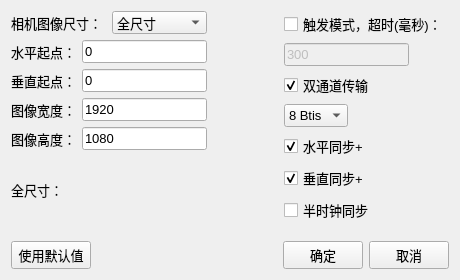
<?xml version="1.0" encoding="UTF-8"?>
<ui version="4.0">
 <class>CameraSettingForm</class>
 <widget class="QWidget" name="CameraSettingForm">
  <property name="windowModality">
   <enum>Qt::WindowModal</enum>
  </property>
  <property name="enabled">
   <bool>true</bool>
  </property>
  <property name="geometry">
   <rect>
    <x>0</x>
    <y>0</y>
    <width>460</width>
    <height>280</height>
   </rect>
  </property>
  <property name="minimumSize">
   <size>
    <width>460</width>
    <height>280</height>
   </size>
  </property>
  <property name="maximumSize">
   <size>
    <width>460</width>
    <height>280</height>
   </size>
  </property>
  <property name="font">
   <font>
    <family>Microsoft YaHei UI</family>
    <pointsize>10</pointsize>
   </font>
  </property>
  <property name="windowTitle">
   <string>通用设置</string>
  </property>
  <property name="windowIcon">
   <iconset resource="resource.qrc">
    <normaloff>:/icon/images/ips.ico</normaloff>:/icon/images/ips.ico</iconset>
  </property>
  <layout class="QGridLayout" name="gridLayout">
   <item row="0" column="0">
    <layout class="QVBoxLayout" name="verticalLayout_6">
     <item>
      <layout class="QHBoxLayout" name="horizontalLayout_9">
       <item>
        <layout class="QVBoxLayout" name="verticalLayout_2">
         <item>
          <layout class="QVBoxLayout" name="verticalLayout">
           <item>
            <layout class="QHBoxLayout" name="horizontalLayout_5">
             <item>
              <widget class="QLabel" name="labelImageSize">
               <property name="text">
                <string>相机图像尺寸：</string>
               </property>
              </widget>
             </item>
             <item>
              <widget class="QComboBox" name="comboBoxSize">
               <item>
                <property name="text">
                 <string>全尺寸</string>
                </property>
               </item>
               <item>
                <property name="text">
                 <string>1/2</string>
                </property>
               </item>
               <item>
                <property name="text">
                 <string>1/4</string>
                </property>
               </item>
               <item>
                <property name="text">
                 <string>1/8</string>
                </property>
               </item>
              </widget>
             </item>
            </layout>
           </item>
           <item>
            <layout class="QHBoxLayout" name="horizontalLayout">
             <item>
              <widget class="QLabel" name="labelHpos">
               <property name="text">
                <string>水平起点：</string>
               </property>
              </widget>
             </item>
             <item>
              <widget class="QLineEdit" name="lineEditHpos">
               <property name="text">
                <string>0</string>
               </property>
              </widget>
             </item>
            </layout>
           </item>
           <item>
            <layout class="QHBoxLayout" name="horizontalLayout_2">
             <item>
              <widget class="QLabel" name="labelVpos">
               <property name="text">
                <string>垂直起点：</string>
               </property>
              </widget>
             </item>
             <item>
              <widget class="QLineEdit" name="lineEditVpos">
               <property name="text">
                <string>0</string>
               </property>
              </widget>
             </item>
            </layout>
           </item>
           <item>
            <layout class="QHBoxLayout" name="horizontalLayout_3">
             <item>
              <widget class="QLabel" name="labelWidth">
               <property name="text">
                <string>图像宽度：</string>
               </property>
              </widget>
             </item>
             <item>
              <widget class="QLineEdit" name="lineEditWidth">
               <property name="text">
                <string>1920</string>
               </property>
              </widget>
             </item>
            </layout>
           </item>
           <item>
            <layout class="QHBoxLayout" name="horizontalLayout_4">
             <item>
              <widget class="QLabel" name="labelHeight">
               <property name="text">
                <string>图像高度：</string>
               </property>
              </widget>
             </item>
             <item>
              <widget class="QLineEdit" name="lineEditHeight">
               <property name="text">
                <string>1080</string>
               </property>
              </widget>
             </item>
            </layout>
           </item>
          </layout>
         </item>
         <item>
          <layout class="QHBoxLayout" name="horizontalLayout_6">
           <item>
            <widget class="QLabel" name="labelFull">
             <property name="text">
              <string>全尺寸：</string>
             </property>
            </widget>
           </item>
           <item>
            <widget class="QLabel" name="labelSize">
             <property name="text">
              <string/>
             </property>
            </widget>
           </item>
          </layout>
         </item>
        </layout>
       </item>
       <item>
        <spacer name="horizontalSpacer_3">
         <property name="orientation">
          <enum>Qt::Horizontal</enum>
         </property>
         <property name="sizeHint" stdset="0">
          <size>
           <width>40</width>
           <height>20</height>
          </size>
         </property>
        </spacer>
       </item>
       <item>
        <layout class="QVBoxLayout" name="verticalLayout_5">
         <item>
          <layout class="QVBoxLayout" name="verticalLayout_4">
           <item>
            <widget class="QCheckBox" name="checkBoxTrigger">
             <property name="text">
              <string>触发模式，超时(毫秒)：</string>
             </property>
            </widget>
           </item>
           <item>
            <layout class="QHBoxLayout" name="horizontalLayout_7">
             <item>
              <widget class="QLineEdit" name="lineEditTrigger">
               <property name="enabled">
                <bool>false</bool>
               </property>
               <property name="text">
                <string>300</string>
               </property>
              </widget>
             </item>
             <item>
              <spacer name="horizontalSpacer_2">
               <property name="orientation">
                <enum>Qt::Horizontal</enum>
               </property>
               <property name="sizeHint" stdset="0">
                <size>
                 <width>40</width>
                 <height>20</height>
                </size>
               </property>
              </spacer>
             </item>
            </layout>
           </item>
          </layout>
         </item>
         <item>
          <layout class="QVBoxLayout" name="verticalLayout_3">
           <item>
            <widget class="QCheckBox" name="checkBoxChannel">
             <property name="text">
              <string>双通道传输</string>
             </property>
             <property name="checked">
              <bool>true</bool>
             </property>
            </widget>
           </item>
           <item>
            <layout class="QHBoxLayout" name="horizontalLayout_8">
             <item>
              <widget class="QComboBox" name="comboBoxChannel">
               <item>
                <property name="text">
                 <string>8 Btis</string>
                </property>
               </item>
              </widget>
             </item>
             <item>
              <spacer name="horizontalSpacer">
               <property name="orientation">
                <enum>Qt::Horizontal</enum>
               </property>
               <property name="sizeHint" stdset="0">
                <size>
                 <width>40</width>
                 <height>20</height>
                </size>
               </property>
              </spacer>
             </item>
            </layout>
           </item>
          </layout>
         </item>
         <item>
          <widget class="QCheckBox" name="checkBoxHSynchro">
           <property name="text">
            <string>水平同步+</string>
           </property>
           <property name="checked">
            <bool>true</bool>
           </property>
          </widget>
         </item>
         <item>
          <widget class="QCheckBox" name="checkBoxVSynchro">
           <property name="text">
            <string>垂直同步+</string>
           </property>
           <property name="checked">
            <bool>true</bool>
           </property>
          </widget>
         </item>
         <item>
          <widget class="QCheckBox" name="checkBoxSemiClock">
           <property name="text">
            <string>半时钟同步</string>
           </property>
          </widget>
         </item>
        </layout>
       </item>
      </layout>
     </item>
     <item>
      <spacer name="verticalSpacer">
       <property name="orientation">
        <enum>Qt::Vertical</enum>
       </property>
       <property name="sizeHint" stdset="0">
        <size>
         <width>20</width>
         <height>40</height>
        </size>
       </property>
      </spacer>
     </item>
     <item>
      <layout class="QHBoxLayout" name="horizontalLayout_10">
       <item>
        <widget class="QPushButton" name="pushButtonDefault">
         <property name="text">
          <string>使用默认值</string>
         </property>
        </widget>
       </item>
       <item>
        <spacer name="horizontalSpacer_4">
         <property name="orientation">
          <enum>Qt::Horizontal</enum>
         </property>
         <property name="sizeHint" stdset="0">
          <size>
           <width>40</width>
           <height>20</height>
          </size>
         </property>
        </spacer>
       </item>
       <item>
        <widget class="QPushButton" name="pushButtonSubmit">
         <property name="text">
          <string>确定</string>
         </property>
        </widget>
       </item>
       <item>
        <widget class="QPushButton" name="pushButtonCancel">
         <property name="text">
          <string>取消</string>
         </property>
        </widget>
       </item>
      </layout>
     </item>
    </layout>
   </item>
  </layout>
 </widget>
 <resources>
  <include location="resource.qrc"/>
 </resources>
 <connections>
  <connection>
   <sender>checkBoxChannel</sender>
   <signal>toggled(bool)</signal>
   <receiver>comboBoxChannel</receiver>
   <slot>setEnabled(bool)</slot>
   <hints>
    <hint type="sourcelabel">
     <x>322</x>
     <y>90</y>
    </hint>
    <hint type="destinationlabel">
     <x>320</x>
     <y>119</y>
    </hint>
   </hints>
  </connection>
  <connection>
   <sender>checkBoxTrigger</sender>
   <signal>toggled(bool)</signal>
   <receiver>lineEditTrigger</receiver>
   <slot>setEnabled(bool)</slot>
   <hints>
    <hint type="sourcelabel">
     <x>373</x>
     <y>21</y>
    </hint>
    <hint type="destinationlabel">
     <x>367</x>
     <y>47</y>
    </hint>
   </hints>
  </connection>
  <connection>
   <sender>pushButtonCancel</sender>
   <signal>clicked()</signal>
   <receiver>CameraSettingForm</receiver>
   <slot>close()</slot>
   <hints>
    <hint type="sourcelabel">
     <x>421</x>
     <y>258</y>
    </hint>
    <hint type="destinationlabel">
     <x>459</x>
     <y>212</y>
    </hint>
   </hints>
  </connection>
 </connections>
</ui>
